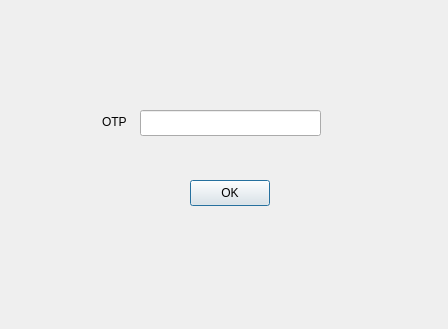
<?xml version="1.0" encoding="UTF-8"?>
<ui version="4.0">
 <class>second_Dialog</class>
 <widget class="QDialog" name="second_Dialog">
  <property name="windowModality">
   <enum>Qt::NonModal</enum>
  </property>
  <property name="enabled">
   <bool>true</bool>
  </property>
  <property name="geometry">
   <rect>
    <x>0</x>
    <y>0</y>
    <width>448</width>
    <height>329</height>
   </rect>
  </property>
  <property name="minimumSize">
   <size>
    <width>448</width>
    <height>329</height>
   </size>
  </property>
  <property name="maximumSize">
   <size>
    <width>942</width>
    <height>679</height>
   </size>
  </property>
  <property name="acceptDrops">
   <bool>false</bool>
  </property>
  <property name="windowTitle">
   <string>Capstone</string>
  </property>
  <property name="styleSheet">
   <string notr="true"/>
  </property>
  <property name="sizeGripEnabled">
   <bool>false</bool>
  </property>
  <property name="modal">
   <bool>false</bool>
  </property>
  <widget class="QPushButton" name="pushButton">
   <property name="enabled">
    <bool>true</bool>
   </property>
   <property name="geometry">
    <rect>
     <x>190</x>
     <y>180</y>
     <width>80</width>
     <height>26</height>
    </rect>
   </property>
   <property name="text">
    <string>OK</string>
   </property>
  </widget>
  <widget class="QLabel" name="label">
   <property name="geometry">
    <rect>
     <x>102</x>
     <y>113</y>
     <width>31</width>
     <height>18</height>
    </rect>
   </property>
   <property name="text">
    <string>OTP</string>
   </property>
  </widget>
  <widget class="QLineEdit" name="lineEdit">
   <property name="geometry">
    <rect>
     <x>140</x>
     <y>110</y>
     <width>181</width>
     <height>26</height>
    </rect>
   </property>
   <property name="cursor">
    <cursorShape>IBeamCursor</cursorShape>
   </property>
   <property name="echoMode">
    <enum>QLineEdit::Password</enum>
   </property>
  </widget>
 </widget>
 <resources/>
 <connections/>
</ui>
